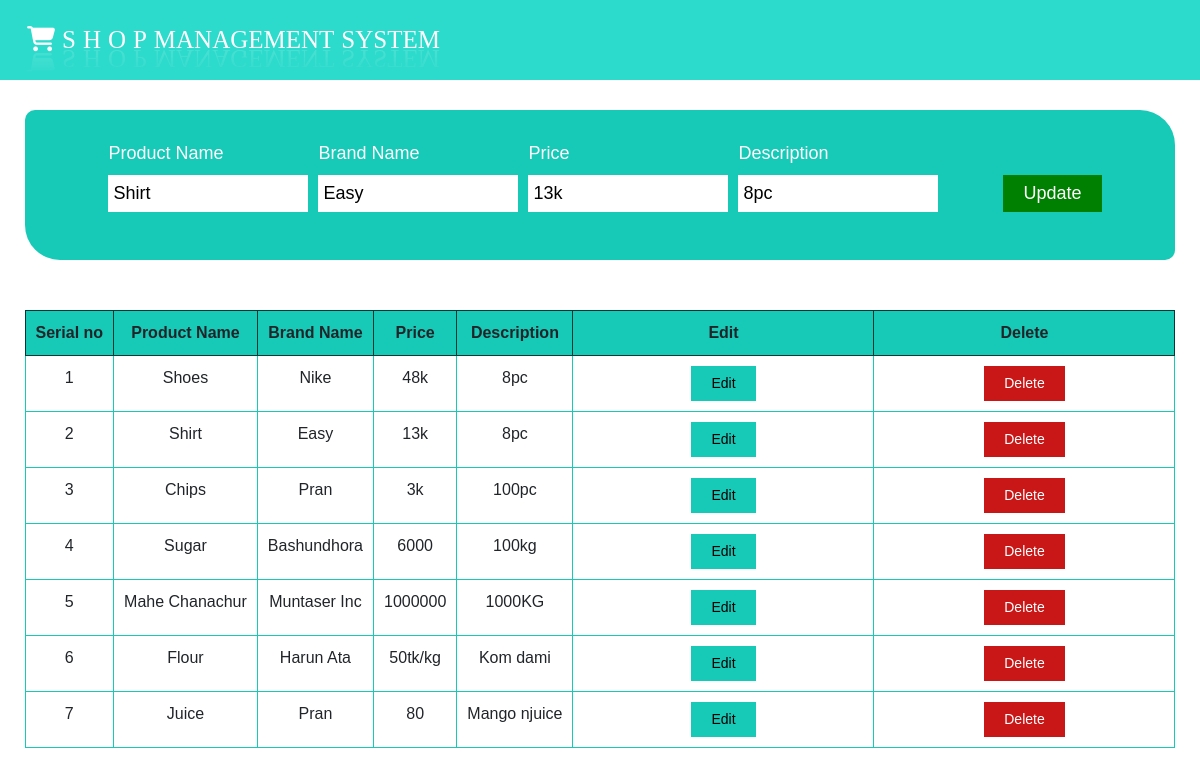
/edit_item/25, run on the app's committed database.
### users/models.py (models this page shows)
class Item(models.Model):
    name=models.CharField(max_length=100,default='Juice')
    brandname=models.CharField(max_length=30,default='Pran')
    price=models.CharField(max_length=20,default='50')
    describe=models.CharField(max_length=100,default='String')

### users/views.py (the view)
# urls.py: path('edit_item/<int:myid>',edit_item,name='edit_item'),
def edit_item(request,myid):
    sel_item=Item.objects.get(id=myid)
    item_list=Item.objects.all()
    context={
        'sel_item':sel_item,
        'item_list':item_list
    }
    return render(request,'users/addproduct.html',context)

### users/templates/users/addProduct.html (shortened to what this page needs)
{% extends "users/base.html" %}
{% block content %}
<div class="table-details">
    {% if sel_item %}
        <form class="form" action="{% url 'update_item' sel_item.id %}" method="POST">
            <div class="input">
                <label for="">Product Name</label><br>
                <input  type="text" class="" placeholder="product name" value="{{sel_item.name}}" name='name'>
            </div>
            <div class="input">
                <label for="">Brand Name</label><br>
                <input type="text" placeholder="E.g Pran" value="{{sel_item.brandname}}" name="brandname">
            </div>
            <div class="input">
                <label for="">Price</label><br>
                <input type="text" placeholder="E.g 50tk" value="{{sel_item.price}}" name="price">
            </div>
            <div class="input">
                <label for="">Description</label><br>
                <input type="text" id="" placeholder="describe" value="{{sel_item.describe}}" name='describe'>
            </div>
            <div>
                <button type="submit">Update</button>
            </div>
        </form>
    {% endif %}
    <div class="table">
        <table class="tab">
            <thead>
                <tr>
                    <th>Serial no</th>
                    <th>Product Name</th>
                    <th>Brand Name</th>
                    <th>Price</th>
                    <th>Description</th>
                    <th>Edit </th>
                    <th>Delete </th>
                </tr>
            </thead>
            <tbody>
                {% for i in item_list %}
                <tr>
                    <td>{{forloop.counter}}</td>
                    <td>{{i.name}}</td>
                    <td>{{i.brandname}}</td>
                    <td>{{i.price}}</td>
                    <td>{{i.describe}}</td>
                    <td>
                        <a  href="{% url 'edit_item' i.id%}"><button class="edit">Edit</button></a>
                    </td>
                    <td>
                        <a  href="{% url 'delete_item' i.id %}"><button class="del">Delete</button></a>
                    </td>
                </tr>
                {% endfor %}
            </tbody>
        </table>
    </div>
</div>
{% endblock content %}

### static/css/home.css (style rules this page uses)
* { margin: 0; padding: 0; font-family:Arial, Helvetica, sans-serif; }
a { position: relative; color: black; font-size: 14px; display: table; width: 280px; padding: 10px; transition-duration: 0.4s; }
.table-details { padding-top: 30px; display: grid; justify-content: center; }
.table-details .form { font-size: 18px; color: white; display: flex; justify-content: center; height:150px; width: 100%; background-color: rgb(23, 201, 183); padding-top: 30px; border-radius: 10px 35px 10px 35px; }
.table-details .form input { width: 200px; padding: 5px; border: none; margin-left: 10px; }
.table-details .form .input label { margin-left: 10px; }
.table-details .form button { margin:35px 0px 0px 65px; border: none; color: white; padding:5px 20px 5px 20px; background-color:green ; }
.table { margin-top: 50px; }
.tab thead tr th { border: 1px solid rgb(8, 56, 51); padding: 10px; background-color: rgb(23, 201, 183); text-align: center; }
.tab tbody tr td { border: 1px solid rgb(23, 201, 183); padding: 10px; text-align: center; }
.tab tbody tr .edit { background-color:rgb(23, 201, 183); padding: 7px 20px 7px 20px; border: none; }
.tab tbody tr .del { color: white; background-color:rgb(201, 23, 23); padding: 7px 20px 7px 20px; border: none; }

### data on the page
Item: name "Shirt", brandname "Easy", price "13k", describe "8pc"
Item: name "Shoes", brandname "Nike", price "48k", describe "8pc"
Item: name "Chips", brandname "Pran", price "3k", describe "100pc"
Item: name "Sugar", brandname "Bashundhora", price "6000", describe "100kg"
Item: name "Mahe Chanachur", brandname "Muntaser Inc", price "1000000", describe "1000KG"
Item: name "Flour", brandname "Harun Ata", price "50tk/kg", describe "Kom dami"
Item: name "Juice", brandname "Pran", price "80", describe "Mango njuice"
